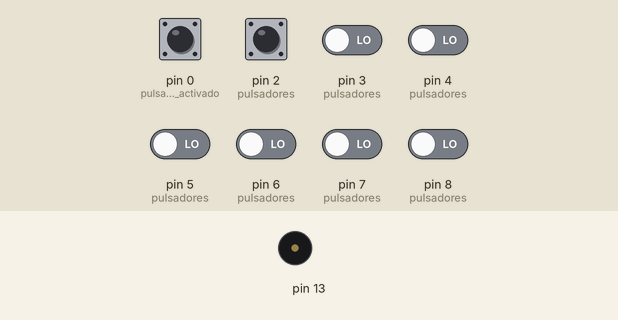
Simulated run of this sketch. Board: Arduino Uno, built with avr-gcc and run on an emulated ATmega328P. Parts: buzzer (waves = sounding). Inputs (shaded band) come from the test bench; at power-on: pin 0 (pulsador_activado) HIGH, pin 2 (pulsadores), pin 3 (pulsadores), pin 4 (pulsadores), pin 5 (pulsadores), pin 6 (pulsadores), pin 7 (pulsadores), pin 8 (pulsadores) LOW.

Above: at 1.2 s.
1.3 s: pin 2 (pulsadores) pulled HIGH for 0.15 s
At 1.37 s:
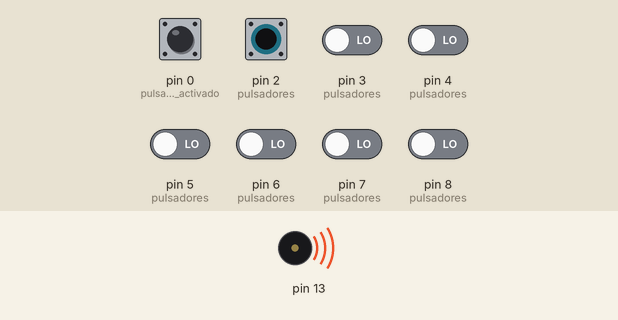
Timing chart, 0 to 4.3 s (numbered marks = the images above; inputs shaded):
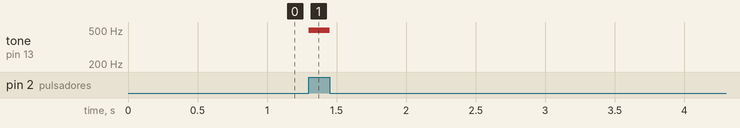

The sketch:

piano.ino
```cpp
/*
  PIANO usando pulsadores
  https://paruro.pe/aprende/arduino/otros/piano-usando-pulsadores
*/

// se definen las constantes
// se declaran las frecuencia de las notas básicas
const int NOTA_DO  = 262;
const int NOTA_RE  = 294;
const int NOTA_MI  = 330;
const int NOTA_FA  = 349;
const int NOTA_SOL = 392;
const int NOTA_LA  = 440;
const int  NOTA_SI  = 494;

// se declaran los pines asociados a las notas básicas
const int pulsador_DO  = 8;
const int pulsador_RE  = 7;
const int pulsador_MI  = 6;
const int pulsador_FA  = 5;
const int pulsador_SOL = 4;
const int pulsador_LA  = 3;
const int pulsador_SI  = 2;

// se define las notas que se reproducirán
int notas_basicas[ ] = {NOTA_DO, NOTA_RE, NOTA_MI, NOTA_FA, NOTA_SOL, NOTA_LA, NOTA_SI};
int pulsadores   [ ] = {pulsador_DO, pulsador_RE, pulsador_MI, pulsador_FA,
                                pulsador_SOL, pulsador_LA, pulsador_SI};
int pulsador_activado = 0;

void setup() {
  // se define los pines de entrada y salida
  for(int pin=6; pin>0; pin--) {
      pinMode(pulsadores[pin] , INPUT);
  }
}

void loop() {
int pulsador_actual; // se declara como variable local
  // el bucle analiza el estado de los 7 pulsadores
  for (int pulsador=0; pulsador<7; pulsador++) {
    pulsador_actual = digitalRead(pulsadores[pulsador]); // se lee el estado del pulsador
      // si se presiono, se procede a reproducir la nota asociada
       if (pulsador_actual == HIGH) {
         tone(13, notas_basicas[pulsador]); // reproduce la nota
         // grabamos el pulsador que ha sido apretado
         pulsador_activado = pulsadores[pulsador];
         break;
       }
  }
  // su soltamos el pulsador activo apagamos cortamos el sonido
  if (digitalRead(pulsador_activado) == LOW) {
    noTone(13);
  }
}
```

Measured:
- after the input at 1.3 s, tone on pin 13: silent → 494 Hz at once, → silent 0.15 s later
